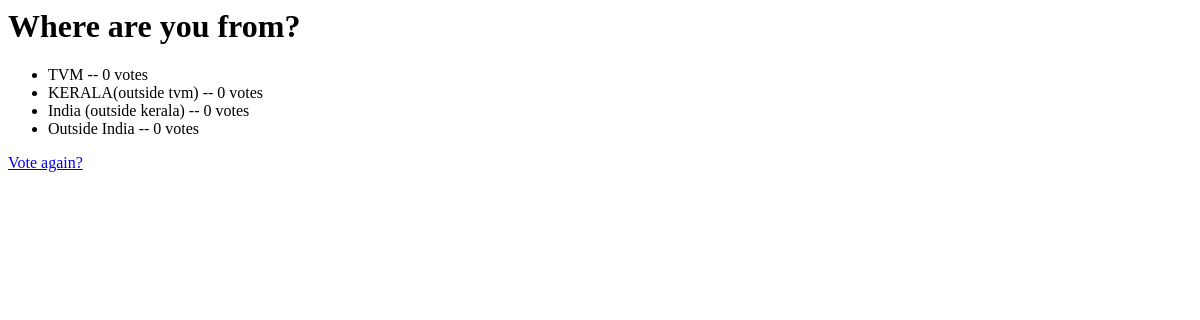
/polls/2/result/, run on an earlier commit of the app's database.
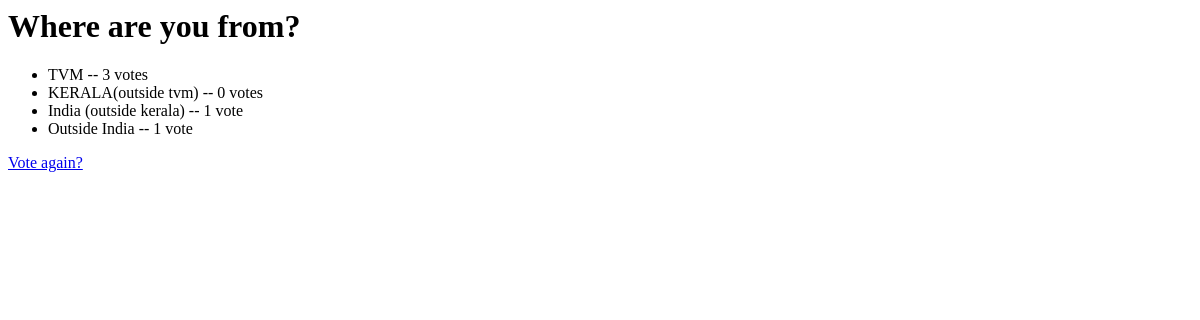
And on a later commit of the database.
### polls/models.py (models this page shows, shortened)
class Choices(models.Model):
    question = models.ForeignKey(Questions, on_delete=models.CASCADE)
    choice_text = models.CharField(max_length=200)
    votes = models.IntegerField(default=0)

### polls/views.py (the view)
# urls.py: path('<int:pk>/result/', views.ResultView.as_view(), name='result'),
class ResultView(generic.DetailView):
    model = Questions
    template_name = "polls/result.html"

### polls/templates/polls/result.html
<h1>{{ questions.question_text }}</h1>
<ul>
{% for choice in questions.choices_set.all %}
    <li>{{ choice.choice_text }} -- {{ choice.votes }} vote{{ choice.votes|pluralize }}</li>
{% endfor %}
</ul>
<a href="{% url 'polls:detail' questions.id %}">Vote again?</a>

What changed in the data, as far as the page shows it:
changed Choices "TVM": votes "0" → "3"
changed Choices "India (outside kerala)": votes "0" → "1"
changed Choices "Outside India": votes "0" → "1"
